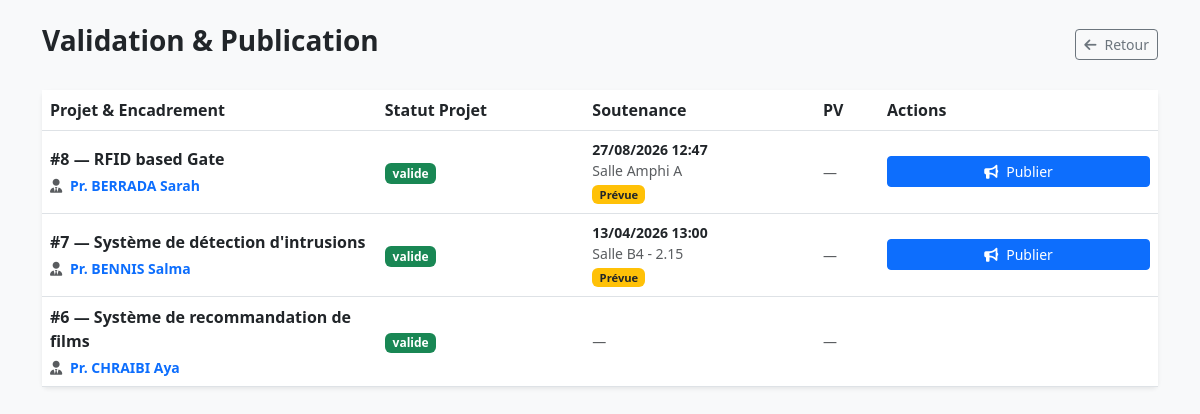
/src/views/directeur/validation.php (signed in), run on an earlier commit of the app's database.
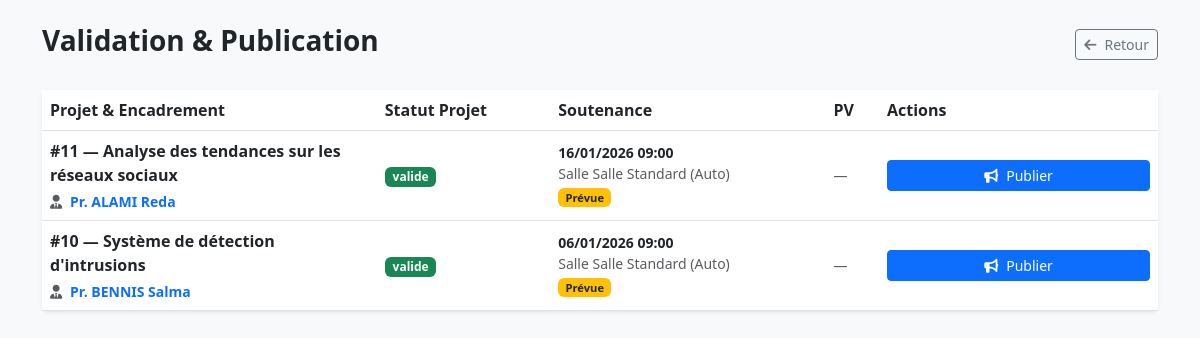
And on a later commit of the database.
### tables this page shows
CREATE TABLE `projets` (
  `id` int(11) NOT NULL,
  `titre` varchar(255) NOT NULL,
  `description` text NOT NULL,
  `domaine` varchar(100) DEFAULT NULL,
  `technologies` varchar(255) DEFAULT NULL,
  `binome_email` varchar(150) DEFAULT NULL,
  `etudiant_id` int(11) NOT NULL,
  `encadrant_id` int(11) DEFAULT NULL,
  `filiere_id` int(11) NOT NULL,
  `encadrant_pref1_id` int(11) DEFAULT NULL,
  `encadrant_pref2_id` int(11) DEFAULT NULL,
  `encadrant_pref3_id` int(11) DEFAULT NULL,
  `statut` varchar(50) DEFAULT 'inscrit',
  `annee_universitaire` varchar(20) DEFAULT '2025-2026',
  `created_at` datetime DEFAULT current_timestamp(),
  `rapport_chemin` varchar(255) DEFAULT NULL
);

CREATE TABLE `users` (
  `id` int(11) NOT NULL,
  `nom` varchar(100) NOT NULL,
  `prenom` varchar(100) DEFAULT NULL,
  `email` varchar(100) NOT NULL,
  `username` varchar(50) DEFAULT NULL,
  `login` varchar(100) NOT NULL,
  `password` varchar(255) NOT NULL,
  `role` enum('etudiant','prof','coordinateur','directeur','assistante') NOT NULL,
  `filiere_id` int(11) DEFAULT NULL,
  `specialite` varchar(255) DEFAULT NULL,
  `telephone` varchar(20) DEFAULT NULL,
  `created_at` timestamp NOT NULL DEFAULT current_timestamp(),
  `must_change_password` tinyint(1) DEFAULT 1,
  `otp_secret` varchar(32) DEFAULT NULL
);

CREATE TABLE `soutenances` (
  `id` int(11) NOT NULL,
  `projet_id` int(11) NOT NULL,
  `date_soutenance` datetime DEFAULT NULL,
  `salle` varchar(50) DEFAULT NULL,
  `jury_infos` text DEFAULT NULL,
  `note_finale` decimal(4,2) DEFAULT NULL,
  `mention` varchar(50) DEFAULT NULL,
  `commentaire_jury` text DEFAULT NULL,
  `created_at` datetime DEFAULT current_timestamp()
);

### src/views/directeur/validation.php (the view, shortened to what this page needs)
<?php
require_once __DIR__ . '/../../../config/database.php';
$sql = "
SELECT
    p.id AS projet_id,
    p.titre,
    p.statut AS statut_projet,
    p.encadrant_id,
    u.nom AS nom_enc,        -- Récupération du Nom
    u.prenom AS prenom_enc,  -- Récupération du Prénom
    s.id AS soutenance_id,
    s.date_soutenance,
    s.salle,
    s.statut AS statut_soutenance,
    pv.id AS pv_id,
    pv.statut AS statut_pv
FROM projets p
LEFT JOIN users u ON p.encadrant_id = u.id  -- Jointure pour avoir le nom du prof
LEFT JOIN soutenances s ON s.projet_id = p.id
LEFT JOIN pv ON pv.soutenance_id = s.id
ORDER BY p.created_at DESC, p.id DESC
";
$rows = $pdo->query($sql)->fetchAll(PDO::FETCH_ASSOC);
?>
<!doctype html>
<html lang="fr">
<head>
    <link href="https://cdn.jsdelivr.net/npm/bootstrap@5.3.0/dist/css/bootstrap.min.css" rel="stylesheet">
    <link rel="stylesheet" href="https://cdnjs.cloudflare.com/ajax/libs/font-awesome/6.0.0/css/all.min.css">
</head>
<body class="bg-light py-4">
<div class="container">
    <div class="d-flex justify-content-between align-items-center mb-4">
        <h1 class="h3 fw-bold text-dark">Validation & Publication</h1>
        <a href="index.php" class="btn btn-outline-secondary btn-sm"><i class="fas fa-arrow-left me-2"></i>Retour</a>
    </div>
    <div class="card shadow-sm border-0">
        <div class="table-responsive">
            <table class="table table-hover align-middle mb-0">
                <thead class="bg-light">
                <tr>
                    <th style="width: 30%;">Projet & Encadrement</th>
                    <th>Statut Projet</th>
                    <th>Soutenance</th>
                    <th>PV</th>
                    <th style="width: 25%;">Actions</th>
                </tr>
                </thead>
                <tbody>
                <?php if (empty($rows)): ?>
                    <tr><td colspan="5" class="text-center text-muted py-5">Aucun projet à traiter.</td></tr>
                <?php else: ?>
                    <?php foreach ($rows as $r): ?>
                        <tr>
                            <td>
                                <div class="fw-bold text-dark mb-1">
                                    #<?= (int)$r['projet_id'] ?> — <?= htmlspecialchars($r['titre'] ?? 'Sans titre') ?>
                                </div>
                                <div class="text-muted small">
                                    <i class="fas fa-user-tie me-1"></i>
                                    <?php if($r['encadrant_id']): ?>
                                        <span class="text-primary fw-bold">Pr. <?= htmlspecialchars(strtoupper($r['nom_enc']) . ' ' . $r['prenom_enc']) ?></span>
                                    <?php else: ?>
                                        <span class="text-warning">Non assigné</span>
                                    <?php endif; ?>
                                </div>
                            </td>
                            <td>
                                <?php
                                    $badges = [
                                        'valide' => 'bg-success',
                                        'correction_demandee' => 'bg-warning text-dark',
                                        'inscrit' => 'bg-secondary',
                                        'pret_soutenance' => 'bg-info text-dark'
                                    ];
                                    $bg = $badges[$r['statut_projet']] ?? 'bg-secondary';
                                ?>
                                <span class="badge <?= $bg ?>"><?= htmlspecialchars($r['statut_projet'] ?? '-') ?></span>
                            </td>
                            <td>
                                <?php if (!empty($r['soutenance_id'])): ?>
                                    <div class="small fw-bold">
                                        <?= date('d/m/Y H:i', strtotime($r['date_soutenance'])) ?>
                                    </div>
                                    <div class="text-muted small">Salle <?= htmlspecialchars($r['salle']) ?></div>
                                    <?php if($r['statut_soutenance'] == 'publie'): ?>
                                        <span class="badge bg-primary proper-badge mt-1" style="font-size: 0.7rem;">Publiée</span>
                                    <?php else: ?>
                                        <span class="badge bg-warning text-dark mt-1" style="font-size: 0.7rem;">Prévue</span>
                                    <?php endif; ?>
                                <?php else: ?>
                                    <span class="text-muted small">—</span>
                                <?php endif; ?>
                            </td>
                            <td>
                                <?php if (!empty($r['pv_id'])): ?>
                                    <?php if($r['statut_pv'] === 'pv_signe'): ?>
                                        <span class="badge bg-success"><i class="fas fa-check-circle me-1"></i>Signé</span>
                                    <?php else: ?>
                                        <span class="badge bg-light text-dark border">En attente</span>
                                    <?php endif; ?>
                                <?php else: ?>
                                    <span class="text-muted small">—</span>
                                <?php endif; ?>
                            </td>
                            <td>
                                <div class="d-flex gap-2 flex-column">
                                    <?php if (!empty($r['soutenance_id']) && $r['statut_soutenance'] !== 'publie'): ?>
                                        <form method="post">
                                            <button class="btn btn-primary btn-sm w-100"><i class="fas fa-bullhorn me-2"></i>Publier</button>
                                        </form>
                                    <?php endif; ?>
                                </div>
                            </td>
                        </tr>
                    <?php endforeach; ?>
                <?php endif; ?>
                </tbody>
            </table>
        </div>
    </div>
</div>
</body>
</html>

What changed in the data, as far as the page shows it:
removed projets: id "8", titre "RFID based Gate", users.nom+prenom "BERRADA Sarah", statut "valide", soutenances.date_soutenance "27/08/2026 12:47", soutenances.salle "Amphi A", shows "Prévue"
removed projets: id "7", titre "Système de détection d'intrusions", users.nom+prenom "BENNIS Salma", statut "valide", soutenances.date_soutenance "13/04/2026 13:00", soutenances.salle "B4 - 2.15", shows "Prévue"
removed projets: id "6", titre "Système de recommandation de films", users.nom+prenom "CHRAIBI Aya", statut "valide"
added projets: id "11", titre "Analyse des tendances sur les réseaux sociaux", users.nom+prenom "ALAMI Reda", statut "valide", soutenances.date_soutenance "16/01/2026 09:00", soutenances.salle "Salle Standard (Auto)", shows "Prévue"
added projets: id "10", titre "Système de détection d'intrusions", users.nom+prenom "BENNIS Salma", statut "valide", soutenances.date_soutenance "06/01/2026 09:00", soutenances.salle "Salle Standard (Auto)", shows "Prévue"
